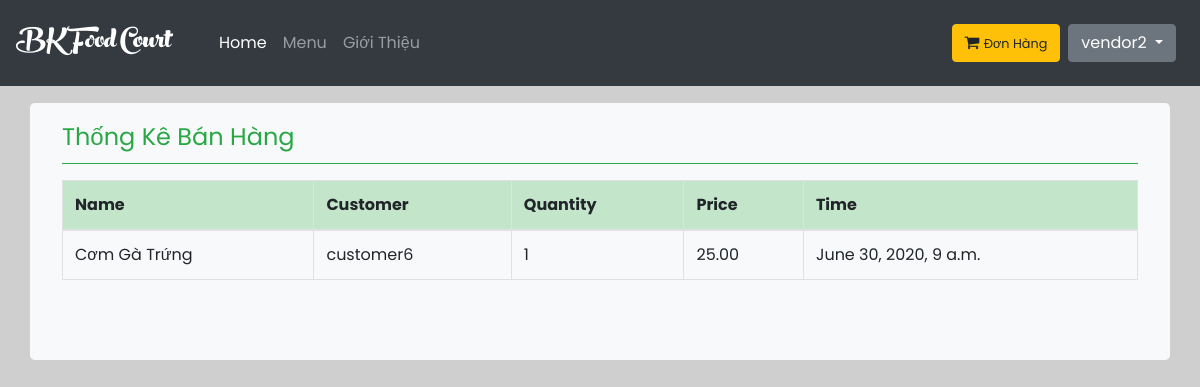
The page /report/ (signed in) on the database its author committed.
### home/models.py (models this page shows, shortened)
class OrderSuccess(models.Model):
    customer = models.ForeignKey(User, null=True, on_delete=models.CASCADE, limit_choices_to={
        'is_staff': False
    }, related_name='customer_order')
    vendor = models.ForeignKey(User, null=True, on_delete=models.CASCADE, limit_choices_to={
        'is_staff': True,
    }, related_name='vendor_order')
    food = models.CharField(max_length=200)
    quantity = models.IntegerField(default=1)
    price = models.DecimalField(max_digits=10, decimal_places=2)
    date_done = models.DateTimeField(default=timezone.now())
    class Meta:
        ordering = ('-date_done',)
    def get_item_by_vendor(self, vendor_id):
        try:
            return self.objects.filter(vendor_id=vendor_id)
        except:
            return None

### menu/views.py (the view)
# urls.py: path('report/', views.report_view, name='report'),
def report_view(request):
    report = OrderSuccess.get_item_by_vendor(OrderSuccess, request.user.id)
    context = {
        'orders': report,
    }
    return render(request, 'menu/report.html', context)

### Food/processor.py (called while the page is built)
def context(request):
    return {
        'list': foods.objects.all(),
    }

### templates/menu/report.html (shortened to what this page needs)
{% extends 'home/base.html' %}
{% block container %}
<div class="container jumbotron mt-3 pt-3 bg-light">
        <fieldset class="border-bottom border-success mb-3">
            <legend class="text-success">Thống Kê Bán Hàng</legend>
        </fieldset>
        <table class="table table-{1:striped|sm|bordered|hover|inverse} table-inverse table-bordered">
            <thead class="thead-inverse|thead-default table-bordered table-success">
            <tr>
                <th>Name</th>
                <th>Customer</th>
                <th>Quantity</th>
                <th>Price</th>
                <th>Time</th>
            </tr>
            </thead>
            <tbody>
            {% for order in orders %}
                <tr>
                    <td scope="row">{{ order.food }}</td>
                    <td>{{ order.customer }}</td>
                    <td>{{ order.quantity }}</td>
                    <td>{{ order.price }}</td>
                    <td>{{ order.date_done }}</td>
                </tr>
            {% endfor %}
            </tbody>
        </table>
    </div>
{% endblock %}

### templates/home/base.html (shortened to what this page needs)
<!DOCTYPE html>
<html lang="en">
<head>
    {% load static %}
    <link rel="stylesheet" href="{% static 'bootstrap/css/bootstrap.min.css' %}">
    <link rel="stylesheet" type="text/css" href="{% static 'home/CSS/style.css' %}"/>
    <link rel="stylesheet" href="https://cdnjs.cloudflare.com/ajax/libs/font-awesome/4.7.0/css/font-awesome.min.css">
    <link rel="stylesheet" href="https://cdnjs.cloudflare.com/ajax/libs/toastr.js/latest/toastr.min.css">
</head>
<body style="padding-top: 65pt">
<nav class="navbar navbar-expand-md navbar-dark bg-dark fixed-top">
    <a href="{% url 'home' %}" class="navbar-brand">
        <div class="logo">
            BK Food Court
        </div>
    </a>
    <div class="collapse navbar-collapse ml-md-4" id="navbarCollapse">
        <div class="navbar-nav">
            <a href="{% url 'home' %}" class="nav-item nav-link active">Home</a>
            <a href="{% url 'menu' %}" class="nav-item nav-link">Menu</a>
            <a href="{% url 'intro' %}" class="nav-item nav-link">Giới Thiệu</a>
        </div>
        <div class="navbar-nav ml-auto">
            {% if user.is_authenticated %} {% if user.is_staff %}
                <a href="{% url 'donhang' %}">
                    <button class="btn btn-warning mr-2"><i class="fa fa-shopping-cart" aria-hidden="true"></i>
                        <small>Đơn Hàng</small>
                    </button>
                </a>
                <div class="dropdown">
                    <button class="btn btn-secondary dropdown-toggle mr-sm-2" type="button" id="dropdownMenuButton"
                            data-toggle="dropdown" aria-haspopup="true" aria-expanded="false">
                        {{ user.get_username }}
                    </button>
                </div>
            {% endif %} {% else %}
                <a class="btn btn-secondary nav-item mr-sm-2" href="{% url 'login' %}">Đăng nhập
                </a>
                <a class="btn nav-item btn-outline-light mr-sm-2" href="{% url 'register' %}">Đăng kí
                </a> {% endif %}
        </div>
    </div>
</nav>
 {% block container %} {% endblock container %} {% block script %} {% endblock script %}
</body>
</html>

### static/home/CSS/style.css (style rules this page uses)
html { height: 100%; }
body { font-family: "Poppins", sans-serif; padding: 0pt ; height: 200%; background-color: rgba(175, 175, 177, 0.6); }
.logo { font-family: peachcream !important; font-size: 40px; color: white; transition: 0.9s; }

### rows shown on the page
OrderSuccess: food "Cơm Gà Trứng", customer "customer6", quantity "1", price "25.00", date_done "June 30, 2020, 9 a.m."

### other values the page prints
{{ user.get_username }} "vendor2"
